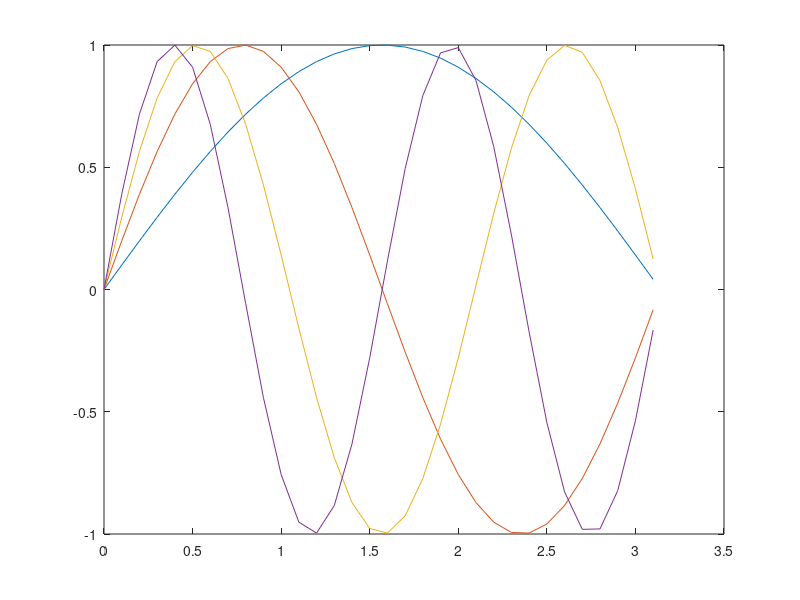

Write the MATLAB code that produced this figure.
clc; close all; clear all;
x=0:0.1:pi; 
y1=sin(x); 
y2=sin(2*x);
y3=sin(3*x);
y4=sin(4*x);

plot(x,y1,x,y2,x,y3,x,y4); 